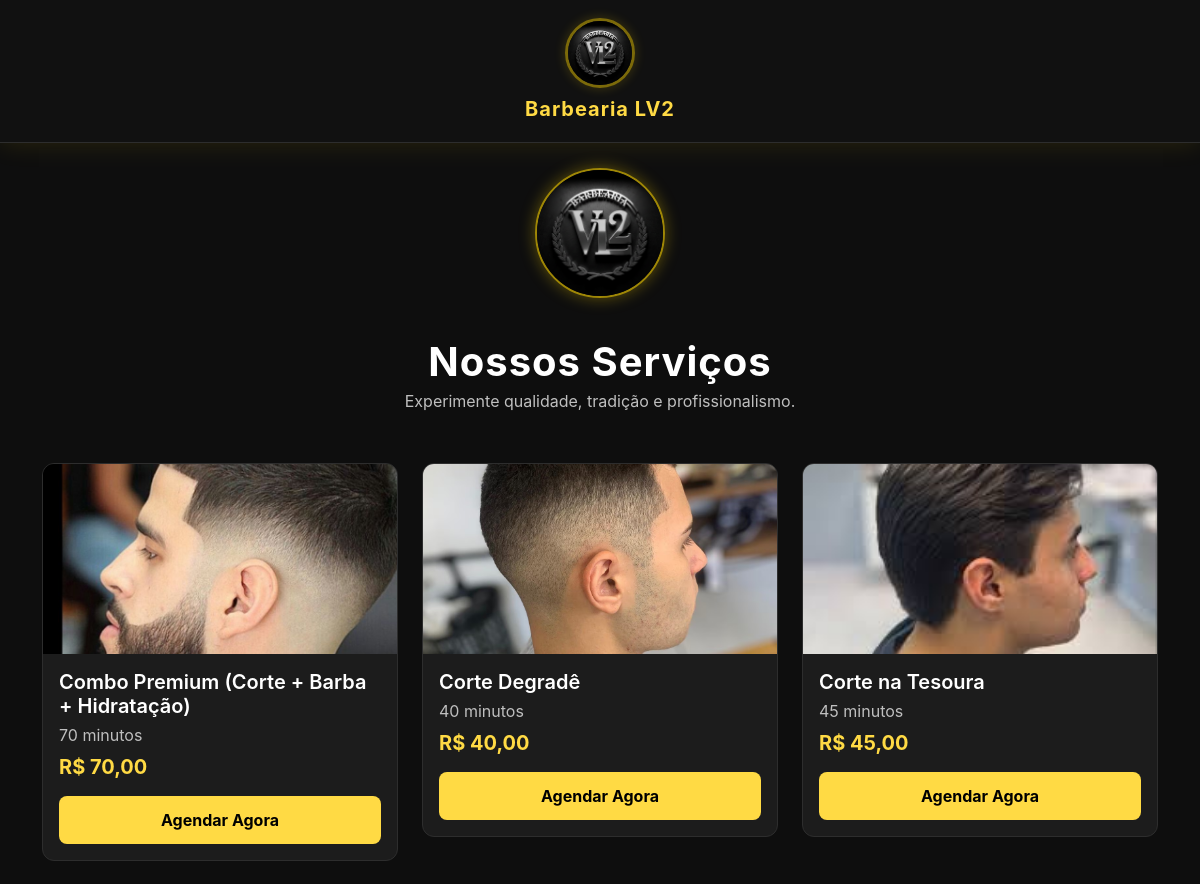
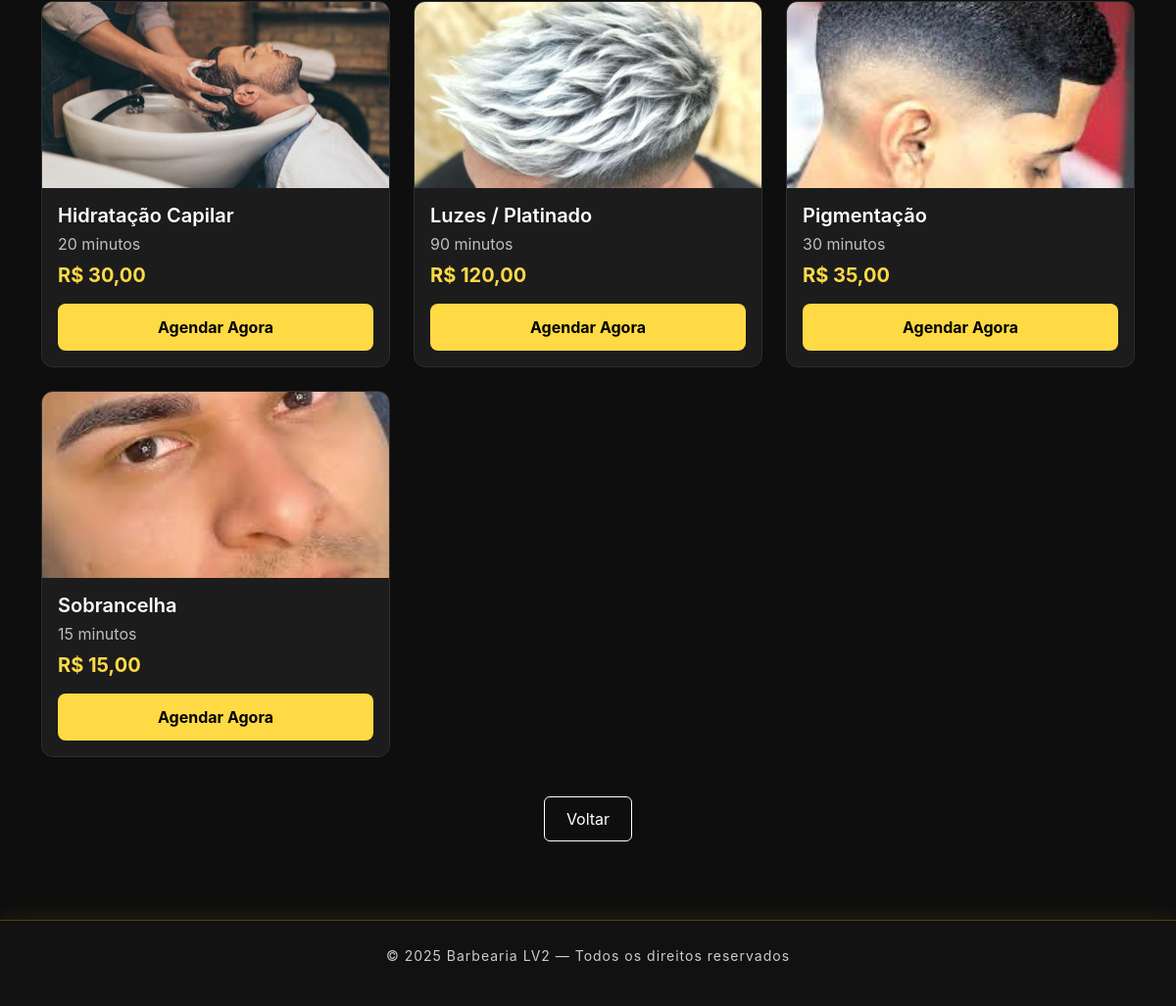
Screenshot of /admin/servicos.php (signed in) with the database file from the repository (2 pictures, top to bottom).
### tables this page shows
CREATE TABLE `servicos` (
  `id` int(11) NOT NULL,
  `nome` varchar(120) NOT NULL,
  `preco` decimal(10,2) NOT NULL,
  `duracao` int(11) NOT NULL,
  `ativo` tinyint(1) NOT NULL DEFAULT 1,
  `duracao_min` int(11) NOT NULL DEFAULT 30,
  `img` varchar(255) DEFAULT NULL
);

### admin/servicos.php (the view, shortened to what this page needs)
<?php
$header_exists = file_exists('header.php');
if ($header_exists) {
    include 'header.php';
}
require_once '../config/db.php';
$sql = "SELECT id, nome, preco, duracao_min, img
        FROM servicos
        WHERE ativo = 1
        ORDER BY nome ASC";
$stmt = $conn->prepare($sql);
$stmt->execute();
$servicos = $stmt->fetchAll(PDO::FETCH_ASSOC);
?>
<div class="container">
    <div class="logo-box">
        <img src="../assets/img/logob.png.png" alt="Logo Barbearia LV2">
    </div>
    <h1 class="page-title">Nossos Serviços</h1>
    <p class="page-subtitle">Experimente qualidade, tradição e profissionalismo.</p>
    <div class="row g-4">
        <?php if (!empty($servicos)): ?>
            <?php foreach ($servicos as $s): ?>
                <div class="col-md-4">
                    <div class="servico-card">
                        <?php if (!empty($s['img'])): ?>
                            <img
                                src="../assets/servicos/<?= htmlspecialchars($s['img']) ?>"
                                class="servico-img"
                                alt="Imagem do serviço <?= htmlspecialchars($s['nome']) ?>">
                        <?php else: ?>
                            <div class="img-placeholder">Sem imagem</div>
                        <?php endif; ?>
                        <div class="p-3">
                            <h4><?= htmlspecialchars($s['nome']) ?></h4>
                            <p><?= (int) $s['duracao_min'] ?> minutos</p>
                            <div class="preco">
                                R$ <?= number_format((float) $s['preco'], 2, ',', '.') ?>
                            </div>
                            <a
                                href="../views/agendar.php?servico_id=<?= (int) $s['id'] ?>"
                                class="btn-agendar">
                                Agendar Agora
                            </a>
                        </div>
                    </div>
                </div>
            <?php endforeach; ?>
        <?php else: ?>
            <div class="col-12 text-center mt-5">
                Nenhum serviço disponível no momento.
            </div>
        <?php endif; ?>
    </div>
    <div class="text-center">
        <a href="../index.html" class="btn-voltar">Voltar</a>
    </div>
</div>
<?php if (file_exists('footer.php')): ?>
    <?php include 'footer.php'; ?>
<?php endif; ?>

### admin/servicos.php (style rules this page uses)
body { background: #0e0e0e; color: #ffffff; font-family: "Inter", sans-serif; }
.page-title { text-align: center; margin-top: 40px; font-size: 40px; font-weight: 700; color: #ffffff; letter-spacing: 1px; }
.page-subtitle { text-align: center; color: #bfbfbf; font-size: 16px; margin-top: -5px; margin-bottom: 50px; }
.logo-box { width: 130px; height: 130px; border-radius: 50%; overflow: hidden; margin: 25px auto 10px; border: 2px solid rgba(255,215,0,0.6); box-shadow: 0 0 16px rgba(255,215,0,0.35); }
.logo-box img { width: 100%; height: 100%; object-fit: cover; }
.servico-card { background: #1c1c1c; border-radius: 12px; overflow: hidden; border: 1px solid #2d2d2d; transition: all .3s ease; }
.servico-img, .img-placeholder { width: 100%; height: 190px; object-fit: cover; }
.servico-card h4 { font-size: 20px; font-weight: 600; margin-bottom: 5px; }
.servico-card p { color: #bfbfbf; margin-bottom: 0; }
.servico-card .preco { color: #ffda44; font-size: 20px; font-weight: 700; margin-top: 5px; }
.btn-agendar { display: block; width: 100%; background: #ffda44; border: none; padding: 12px; font-weight: 700; color: #000; border-radius: 8px; margin-top: 14px; transition: .25s ease; text-align: center; text-decoration: none; }
.btn-voltar { display: inline-block; color: #fff; border: 1px solid #fff; padding: 10px 22px; border-radius: 6px; margin: 40px auto 20px; transition: .25s ease; text-decoration: none; }

### rows the page displays
servicos: img (picture), nome "Combo Premium (Corte + Barba + Hidratação)", duracao_min "70", preco "70,00"
servicos: img (picture), nome "Corte Degradê", duracao_min "40", preco "40,00"
servicos: img (picture), nome "Corte na Tesoura", duracao_min "45", preco "45,00"
servicos: img (picture), nome "Hidratação Capilar", duracao_min "20", preco "30,00"
servicos: img (picture), nome "Luzes / Platinado", duracao_min "90", preco "120,00"
servicos: img (picture), nome "Pigmentação", duracao_min "30", preco "35,00"
servicos: img (picture), nome "Sobrancelha", duracao_min "15", preco "15,00"
